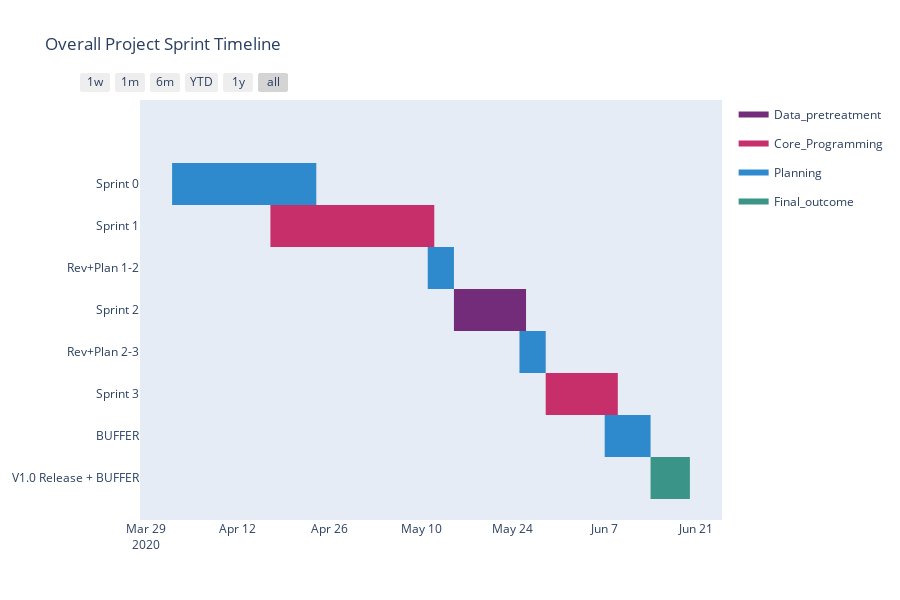

The code cell stored with this chart in its notebook:
### Code cell
sprint_timeline = [
      dict(Task='Sprint 0',     Start='2020-04-02', Finish='2020-04-24', Resource='Planning'),
      dict(Task='Sprint 1',     Start='2020-04-17', Finish='2020-05-12', Resource="Core_Programming"),
      dict(Task='Rev+Plan 1-2', Start='2020-05-11', Finish='2020-05-15', Resource="Planning"),
      dict(Task='Sprint 2',     Start='2020-05-15', Finish='2020-05-26', Resource="Data_pretreatment"),
      dict(Task='Rev+Plan 2-3', Start='2020-05-25', Finish='2020-05-29', Resource="Planning"),
      dict(Task="Sprint 3",     Start='2020-05-29', Finish='2020-06-09', Resource='Core_Programming'),
      dict(Task='BUFFER', Start='2020-06-07', Finish='2020-06-14', Resource="Planning"),
      dict(Task="V1.0 Release + BUFFER", Start='2020-06-14', Finish='2020-06-20', Resource='Final_outcome')
      ]

colors = dict(Planning = 'rgb(46, 137, 205)',
              Data_pretreatment = 'rgb(114, 44, 121)',
              Core_Programming = 'rgb(198, 47, 105)',
              Final_outcome = 'rgb(58, 149, 136)')

sprint_timeline.reverse()  # I prefer to index based on 
time_fig = ff.create_gantt(sprint_timeline, colors=colors, index_col='Resource', bar_width=0.5,
                      show_colorbar=True, title="Overall Project Sprint Timeline")
time_fig.show()

### Figure 1 — Plotly figure (JSON) as saved in the notebook; plotly's stock layout.template omitted (floating-point values rounded to 4 significant figures)
{"data": [{"fill": "toself", "fillcolor": "rgb(114, 44, 121)", "hoverinfo": "name", "legendgroup": "rgb(114, 44, 121)", "mode": "none", "name": "Data_pretreatment", "type": "scatter", "x": ["2020-05-15", "2020-05-26", "2020-05-26", "2020-05-15"], "y": [3.5, 3.5, 4.5, 4.5]}, {"fill": "toself", "fillcolor": "rgb(198, 47, 105)", "hoverinfo": "name", "legendgroup": "rgb(198, 47, 105)", "mode": "none", "name": "Core_Programming", "type": "scatter", "x": ["2020-05-29", "2020-06-09", "2020-06-09", "2020-05-29", "2020-05-29", "2020-04-17", "2020-05-12", "2020-05-12", "2020-04-17"], "y": [1.5, 1.5, 2.5, 2.5, null, 5.5, 5.5, 6.5, 6.5]}, {"fill": "toself", "fillcolor": "rgb(46, 137, 205)", "hoverinfo": "name", "legendgroup": "rgb(46, 137, 205)", "mode": "none", "name": "Planning", "type": "scatter", "x": ["2020-06-07", "2020-06-14", "2020-06-14", "2020-06-07", "2020-06-07", "2020-05-25", "2020-05-29", "2020-05-29", "2020-05-25", "2020-05-25", "2020-05-11", "2020-05-15", "2020-05-15", "2020-05-11", "2020-05-11", "2020-04-02", "2020-04-24", "2020-04-24", "2020-04-02"], "y": [0.5, 0.5, 1.5, 1.5, null, 2.5, 2.5, 3.5, 3.5, null, 4.5, 4.5, 5.5, 5.5, null, 6.5, 6.5, 7.5, 7.5]}, {"fill": "toself", "fillcolor": "rgb(58, 149, 136)", "hoverinfo": "name", "legendgroup": "rgb(58, 149, 136)", "mode": "none", "name": "Final_outcome", "type": "scatter", "x": ["2020-06-14", "2020-06-20", "2020-06-20", "2020-06-14"], "y": [-0.5, -0.5, 0.5, 0.5]}, {"legendgroup": "rgb(114, 44, 121)", "marker": {"color": "rgb(114, 44, 121)", "opacity": 0, "size": 1}, "mode": "markers", "name": "", "showlegend": false, "text": [null, null], "type": "scatter", "x": ["2020-05-15", "2020-05-26"], "y": [4, 4]}, {"legendgroup": "rgb(198, 47, 105)", "marker": {"color": "rgb(198, 47, 105)", "opacity": 0, "size": 1}, "mode": "markers", "name": "", "showlegend": false, "text": [null, null, null, null], "type": "scatter", "x": ["2020-05-29", "2020-06-09", "2020-04-17", "2020-05-12"], "y": [2, 2, 6, 6]}, {"legendgroup": "rgb(46, 137, 205)", "marker": {"color": "rgb(46, 137, 205)", "opacity": 0, "size": 1}, "mode": "markers", "name": "", "showlegend": false, "text": [null, null, null, null, null, null, null, null], "type": "scatter", "x": ["2020-06-07", "2020-06-14", "2020-05-25", "2020-05-29", "2020-05-11", "2020-05-15", "2020-04-02", "2020-04-24"], "y": [1, 1, 3, 3, 5, 5, 7, 7]}, {"legendgroup": "rgb(58, 149, 136)", "marker": {"color": "rgb(58, 149, 136)", "opacity": 0, "size": 1}, "mode": "markers", "name": "", "showlegend": false, "text": [null, null], "type": "scatter", "x": ["2020-06-14", "2020-06-20"], "y": [0, 0]}], "layout": {"height": 600, "hovermode": "closest", "showlegend": true, "title": {"text": "Overall Project Sprint Timeline"}, "xaxis": {"rangeselector": {"buttons": [{"count": 7, "label": "1w", "step": "day", "stepmode": "backward"}, {"count": 1, "label": "1m", "step": "month", "stepmode": "backward"}, {"count": 6, "label": "6m", "step": "month", "stepmode": "backward"}, {"count": 1, "label": "YTD", "step": "year", "stepmode": "todate"}, {"count": 1, "label": "1y", "step": "year", "stepmode": "backward"}, {"step": "all"}]}, "showgrid": false, "type": "date", "zeroline": false}, "yaxis": {"autorange": false, "range": [-1, 9], "showgrid": false, "ticktext": ["V1.0 Release + BUFFER", "BUFFER", "Sprint 3", "Rev+Plan 2-3", "Sprint 2", "Rev+Plan 1-2", "Sprint 1", "Sprint 0"], "tickvals": [0, 1, 2, 3, 4, 5, 6, 7], "zeroline": false}}}
